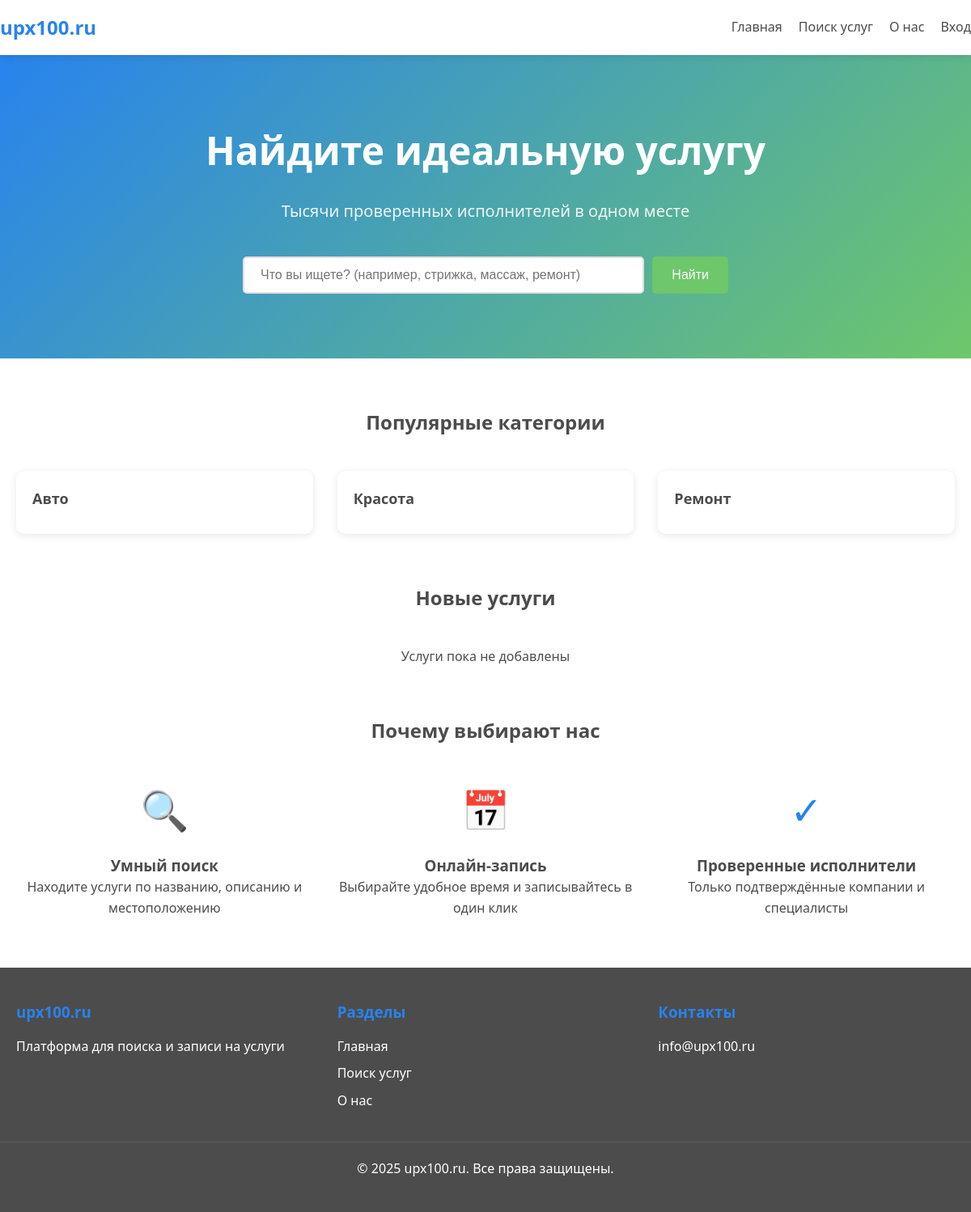
The page / on the database its author committed.
### companies/models.py (models this page shows, shortened)
class Category(models.Model):
    name = models.CharField(
        max_length=100,
        unique=True,
        verbose_name='Название категории'
    )
    slug = models.SlugField(
        max_length=100,
        unique=True,
        verbose_name='Слаг'
    )
    icon = models.ImageField(
        upload_to='categories/icons/',
        blank=True,
        null=True,
        verbose_name='Иконка'
    )
    created_at = models.DateTimeField(
        auto_now_add=True,
        verbose_name='Дата создания'
    )
    class Meta:
        verbose_name = 'Категория'
        verbose_name_plural = 'Категории'
        ordering = ['name']

### dashboard/views.py (the view)
# urls.py: path('', home_view, name='home'),
def home_view(request):
    categories = Category.objects.all()[:6]
    services = Service.objects.select_related('provider').filter(is_active=True).order_by('-created_at')[:6]
    context = {
        'categories': categories,
        'services': services,
    }
    return render(request, 'home.html', context)

### templates/home.html
{% extends 'base.html' %}
{% block content %}
<section class="hero">
    <div class="container">
        <h1 class="hero__title">Найдите идеальную услугу</h1>
        <p class="hero__subtitle">Тысячи проверенных исполнителей в одном месте</p>
        <form action="{% url 'search:search' %}" method="get" class="search-form">
            <input type="text" name="q" class="search-form__input" placeholder="Что вы ищете? (например, стрижка, массаж, ремонт)">
            <button type="submit" class="btn btn--green">Найти</button>
        </form>
    </div>
</section>
<section class="container" style="margin-top: 60px;">
    <h2 style="text-align: center; margin-bottom: 30px;">Популярные категории</h2>
    <div class="cards-grid">
        {% for category in categories %}
        <a href="{% url 'search:search' %}?category={{ category.slug }}" class="card">
            <div class="card__content">
                <h3 class="card__title">{{ category.name }}</h3>
            </div>
        </a>
        {% empty %}
        <p style="text-align: center; grid-column: 1/-1;">Категории пока не добавлены</p>
        {% endfor %}
    </div>
</section>
<section class="container" style="margin-top: 60px;">
    <h2 style="text-align: center; margin-bottom: 30px;">Новые услуги</h2>
    <div class="cards-grid">
        {% for service in services %}
        <div class="card">
            {% if service.photo %}
            <img src="{{ service.photo.url }}" alt="{{ service.name }}" class="card__image">
            {% endif %}
            <div class="card__content">
                <h3 class="card__title">{{ service.name }}</h3>
                <p class="card__price">{{ service.price }} ₽</p>
                <p>{{ service.provider.company_name|default:service.provider.email }}</p>
                <a href="{% url 'services:service_detail' service.pk %}" class="btn btn--blue" style="margin-top: 15px; width: 100%;">Записаться</a>
            </div>
        </div>
        {% empty %}
        <p style="text-align: center; grid-column: 1/-1;">Услуги пока не добавлены</p>
        {% endfor %}
    </div>
</section>
<section class="container" style="margin-top: 60px; margin-bottom: 60px;">
    <h2 style="text-align: center; margin-bottom: 40px;">Почему выбирают нас</h2>
    <div style="display: grid; grid-template-columns: repeat(auto-fit, minmax(250px, 1fr)); gap: 30px;">
        <div style="text-align: center;">
            <div style="font-size: 48px; color: var(--color-blue); margin-bottom: 15px;">🔍</div>
            <h3>Умный поиск</h3>
            <p>Находите услуги по названию, описанию и местоположению</p>
        </div>
        <div style="text-align: center;">
            <div style="font-size: 48px; color: var(--color-green); margin-bottom: 15px;">📅</div>
            <h3>Онлайн-запись</h3>
            <p>Выбирайте удобное время и записывайтесь в один клик</p>
        </div>
        <div style="text-align: center;">
            <div style="font-size: 48px; color: var(--color-blue); margin-bottom: 15px;">✓</div>
            <h3>Проверенные исполнители</h3>
            <p>Только подтверждённые компании и специалисты</p>
        </div>
    </div>
</section>
{% endblock %}

### static/css/style.css (style rules this page uses)
:root { --color-white: #ffffff; --color-blue: #2883EE; --color-green: #6EC76A; --color-text: #4C4C4C; --color-bg: #ffffff; --color-border: #e0e0e0; }
* { margin: 0; padding: 0; box-sizing: border-box; }
body { font-family: 'Segoe UI', Tahoma, Geneva, Verdana, sans-serif; background-color: var(--color-bg); color: var(--color-text); line-height: 1.6; }
a { text-decoration: none; color: var(--color-blue); transition: color 0.3s ease; }
.container { max-width: 1200px; margin: 0 auto; padding: 0 20px; }
.btn { display: inline-block; padding: 12px 24px; border: none; border-radius: 5px; cursor: pointer; font-size: 16px; font-weight: 500; transition: all 0.3s ease; text-align: center; }
.btn--green { background-color: var(--color-green); color: var(--color-white); }
.search-form { display: flex; gap: 10px; max-width: 600px; margin: 0 auto; }
.search-form__input { flex: 1; padding: 12px 20px; border: 2px solid var(--color-border); border-radius: 5px; font-size: 16px; outline: none; }
.card { background-color: var(--color-white); border-radius: 10px; box-shadow: 0 2px 10px rgba(0, 0, 0, 0.1); overflow: hidden; transition: transform 0.3s ease, box-shadow 0.3s ease; }
.card__content { padding: 20px; }
.card__title { font-size: 18px; margin-bottom: 10px; color: var(--color-text); }
.cards-grid { display: grid; grid-template-columns: repeat(auto-fill, minmax(300px, 1fr)); gap: 30px; margin: 40px 0; }
.hero { background: linear-gradient(135deg, var(--color-blue), var(--color-green)); color: var(--color-white); padding: 80px 0; text-align: center; }
.hero__title { font-size: 48px; margin-bottom: 20px; }
.hero__subtitle { font-size: 20px; margin-bottom: 40px; opacity: 0.9; }

### rows shown on the page
Category: name "Авто"
Category: name "Красота"
Category: name "Ремонт"
